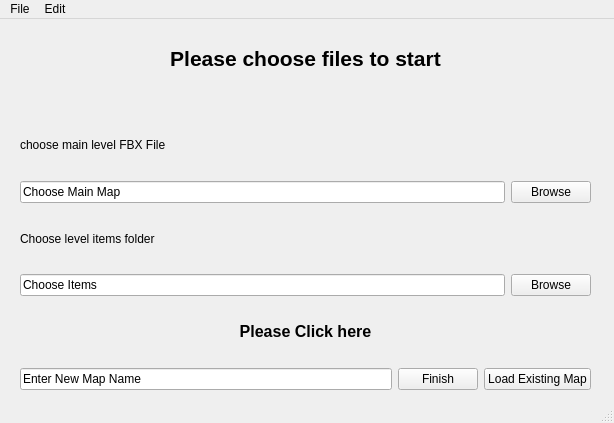
<?xml version="1.0" encoding="UTF-8"?>
<ui version="4.0">
 <class>MainWindow</class>
 <widget class="QMainWindow" name="MainWindow">
  <property name="geometry">
   <rect>
    <x>0</x>
    <y>0</y>
    <width>614</width>
    <height>423</height>
   </rect>
  </property>
  <property name="windowTitle">
   <string>MainWindow</string>
  </property>
  <widget class="QWidget" name="centralwidget">
   <widget class="QWidget" name="verticalLayoutWidget">
    <property name="geometry">
     <rect>
      <x>20</x>
      <y>10</y>
      <width>571</width>
      <height>361</height>
     </rect>
    </property>
    <layout class="QVBoxLayout" name="verticalLayout">
     <item>
      <widget class="QLabel" name="label">
       <property name="text">
        <string>&lt;html&gt;&lt;head/&gt;&lt;body&gt;&lt;p align=&quot;center&quot;&gt;&lt;span style=&quot; font-size:16pt; font-weight:600;&quot;&gt;Please choose files to start&lt;/span&gt;&lt;/p&gt;&lt;/body&gt;&lt;/html&gt;</string>
       </property>
      </widget>
     </item>
     <item>
      <spacer name="horizontalSpacer">
       <property name="orientation">
        <enum>Qt::Horizontal</enum>
       </property>
       <property name="sizeHint" stdset="0">
        <size>
         <width>40</width>
         <height>20</height>
        </size>
       </property>
      </spacer>
     </item>
     <item>
      <widget class="QLabel" name="label_2">
       <property name="text">
        <string>choose main level FBX File</string>
       </property>
      </widget>
     </item>
     <item>
      <layout class="QHBoxLayout" name="horizontalLayout">
       <item>
        <widget class="QLineEdit" name="lineEdit">
         <property name="text">
          <string>Choose Main Map</string>
         </property>
        </widget>
       </item>
       <item>
        <widget class="QPushButton" name="pushButton">
         <property name="text">
          <string>Browse</string>
         </property>
        </widget>
       </item>
      </layout>
     </item>
     <item>
      <widget class="QLabel" name="label_3">
       <property name="text">
        <string>Choose level items folder</string>
       </property>
      </widget>
     </item>
     <item>
      <layout class="QHBoxLayout" name="horizontalLayout_2">
       <item>
        <widget class="QLineEdit" name="directoryTextField">
         <property name="text">
          <string>Choose Items</string>
         </property>
        </widget>
       </item>
       <item>
        <widget class="QPushButton" name="browseItemsButton">
         <property name="text">
          <string>Browse</string>
         </property>
        </widget>
       </item>
      </layout>
     </item>
     <item>
      <widget class="QLabel" name="messageLabel">
       <property name="text">
        <string>&lt;html&gt;&lt;head/&gt;&lt;body&gt;&lt;p align=&quot;center&quot;&gt;&lt;span style=&quot; font-size:12pt; font-weight:600;&quot;&gt;Please Click here&lt;/span&gt;&lt;/p&gt;&lt;/body&gt;&lt;/html&gt;</string>
       </property>
      </widget>
     </item>
     <item>
      <layout class="QHBoxLayout" name="horizontalLayout_3">
       <item>
        <widget class="QLineEdit" name="nameTextField">
         <property name="text">
          <string>Enter New Map Name</string>
         </property>
        </widget>
       </item>
       <item>
        <layout class="QVBoxLayout" name="verticalLayout_2"/>
       </item>
       <item>
        <widget class="QPushButton" name="finishButton">
         <property name="text">
          <string>Finish</string>
         </property>
        </widget>
       </item>
       <item>
        <widget class="QPushButton" name="loadExisting">
         <property name="text">
          <string>Load Existing Map</string>
         </property>
        </widget>
       </item>
      </layout>
     </item>
    </layout>
   </widget>
  </widget>
  <widget class="QMenuBar" name="menubar">
   <property name="geometry">
    <rect>
     <x>0</x>
     <y>0</y>
     <width>614</width>
     <height>21</height>
    </rect>
   </property>
   <widget class="QMenu" name="menuFile">
    <property name="title">
     <string>File</string>
    </property>
    <addaction name="actionSelect_UE4_Path"/>
    <addaction name="actionChoose_Project_Path"/>
   </widget>
   <widget class="QMenu" name="menuEdit">
    <property name="title">
     <string>Edit</string>
    </property>
   </widget>
   <addaction name="menuFile"/>
   <addaction name="menuEdit"/>
  </widget>
  <widget class="QStatusBar" name="statusbar"/>
  <action name="actionNew">
   <property name="text">
    <string>New</string>
   </property>
  </action>
  <action name="actionOpen">
   <property name="text">
    <string>Open</string>
   </property>
  </action>
  <action name="actionSave_As">
   <property name="text">
    <string>Save As</string>
   </property>
  </action>
  <action name="actionExit">
   <property name="text">
    <string>Exit</string>
   </property>
  </action>
  <action name="actionCopy">
   <property name="text">
    <string>Copy</string>
   </property>
  </action>
  <action name="actionPaste">
   <property name="text">
    <string>Paste</string>
   </property>
  </action>
  <action name="actionCut">
   <property name="text">
    <string>Cut</string>
   </property>
  </action>
  <action name="actionUndo">
   <property name="text">
    <string>Undo</string>
   </property>
  </action>
  <action name="actionRedo">
   <property name="text">
    <string>Redo</string>
   </property>
  </action>
  <action name="actionSelect_UE4_Path">
   <property name="text">
    <string>Select UE4 Path</string>
   </property>
  </action>
  <action name="actionChoose_Project_Path">
   <property name="text">
    <string>Choose Project Path</string>
   </property>
  </action>
 </widget>
 <resources/>
 <connections/>
</ui>
